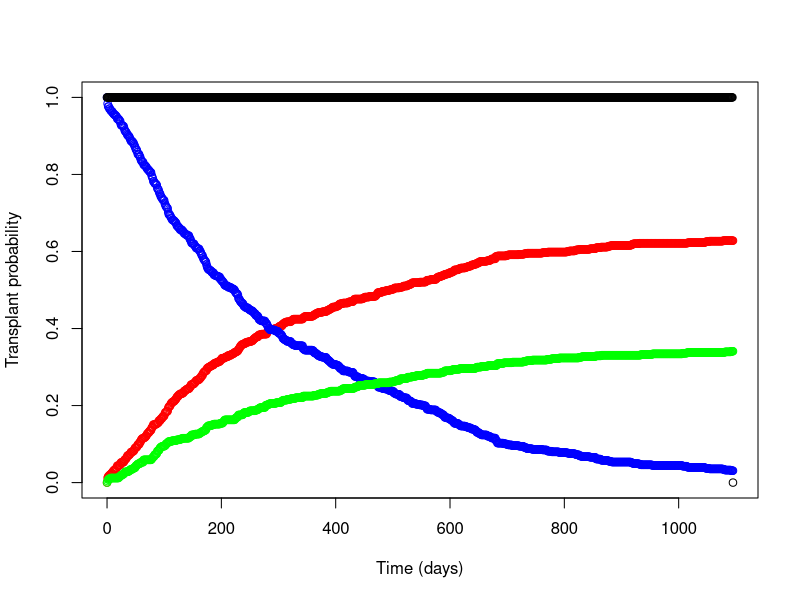

The R script that drew this image:
## Set work area/libname ##
## setwd("doc/Jenny-Rachel-R")

## Import data ##
survdata <- read.csv("lung wlist surv.csv")
param <- read.csv("wlist param.csv")
attach(survdata)
attach(param)

## Check data ##
head(survdata)
head(param)

## Adjusted capH will be - log(tx_surv) * exp(XB) ##

adjcox <- function(cent = "Newcastle", sex = 1, disgrp = "COPD", pred = "0", inhosp = 1, nyha = 3, age = 51, prevthor = 1, bld = "O", bmi = 23, fvc = 1.9) {
  
  
  ## Calculate individual xbeta terms ##
  
  #Sex #
  if(sex == 1){tx_xbeta_sex = tx_sex_1 ; rem_xbeta_sex = rem_sex_1}
  if(sex == 2){tx_xbeta_sex = tx_sex_2 ; rem_xbeta_sex = rem_sex_2}

  #Disease group #
  if(disgrp == "COPD"){tx_xbeta_dis = tx_dis_copd; rem_xbeta_dis = rem_dis_copd}
  if(disgrp == "CF"){tx_xbeta_dis = tx_dis_cf; rem_xbeta_dis = rem_dis_cf}
  if(disgrp == "Other"){tx_xbeta_dis = tx_dis_oth; rem_xbeta_dis = rem_dis_oth}
  if(disgrp == "PF"){tx_xbeta_dis = tx_dis_pf; rem_xbeta_dis = rem_dis_pf}
  
  #Prednisolone group #
  if(pred == "0"){tx_xbeta_pred = tx_pred_0; rem_xbeta_pred = rem_pred_0}
  if(pred == "1-14"){tx_xbeta_pred = tx_pred_1_14; rem_xbeta_pred = rem_pred_1_14}
  if(pred == ">=15"){tx_xbeta_pred = tx_pred_15; rem_xbeta_pred = rem_pred_15}
  
  #In hospital #
  if(inhosp == 1){tx_xbeta_hosp = tx_in_hosp_1; rem_xbeta_hosp = rem_in_hosp_1}
  if(inhosp == 2){tx_xbeta_hosp = tx_in_hosp_2; rem_xbeta_hosp = rem_in_hosp_2}
  
  #NYHA #
  if(nyha == 1){tx_xbeta_nyha = tx_nyha_1; rem_xbeta_nyha = rem_nyha_1}
  if(nyha == 2){tx_xbeta_nyha = tx_nyha_2; rem_xbeta_nyha = rem_nyha_2}
  if(nyha == 3){tx_xbeta_nyha = tx_nyha_3; rem_xbeta_nyha = rem_nyha_3}
  if(nyha == 4){tx_xbeta_nyha = tx_nyha_4; rem_xbeta_nyha = rem_nyha_4}
  
  #Previous thoracotomy #
  if(prevthor == 1){tx_xbeta_prevthor = tx_prev_thor_1; rem_xbeta_prevthor = rem_prev_thor_1}
  if(prevthor == 2){tx_xbeta_prevthor = tx_prev_thor_2; rem_xbeta_prevthor = rem_prev_thor_2}
  
  #Blood group #
  if(bld == "O"){tx_xbeta_bld = tx_bld_1; rem_xbeta_bld = rem_bld_1}
  if(bld == "A"){tx_xbeta_bld = tx_bld_2; rem_xbeta_bld = rem_bld_2}
  if(bld == "B"){tx_xbeta_bld = tx_bld_3; rem_xbeta_bld = rem_bld_3}
  if(bld == "AB"){tx_xbeta_bld = tx_bld_4; rem_xbeta_bld = rem_bld_4}
  
  #BMI #
  tx_xbeta_bmi = (bmi - 23) * tx_bmi
  rem_xbeta_bmi = (bmi - 23) * rem_bmi
  
  #FVC #
  tx_xbeta_fvc = (fvc - 1.9) * tx_fvc
  rem_xbeta_fvc = (fvc - 1.9) * rem_fvc
  
  #Age #
  
  #Spline patient terms #
  pt_rage_x1 <- age
  pt_rage_x2 <- ((max((pt_rage_x1 - 21)** 3, 0) - max((pt_rage_x1 - 63)** 3, 0)) / (63-21)) - ((max((pt_rage_x1 - 56)** 3, 0) - max((pt_rage_x1 - 63)** 3, 0)) / (63-56))
  pt_rage_x3 <- ((max((pt_rage_x1 - 44)** 3, 0) - max((pt_rage_x1 - 63)** 3, 0)) / (63-44)) - ((max((pt_rage_x1 - 56)** 3, 0) - max((pt_rage_x1 - 63)** 3, 0)) / (63-56))
  
  #Spline baseline terms #
  base_rage_x1 <- 51
  base_rage_x2 <- ((max((base_rage_x1 - 21)** 3, 0) - max((base_rage_x1 - 63)** 3, 0)) / (63-21)) - ((max((base_rage_x1 - 56)** 3, 0) - max((base_rage_x1 - 63)** 3, 0)) / (63-56))
  base_rage_x3 <- ((max((base_rage_x1 - 44)** 3, 0) - max((base_rage_x1 - 63)** 3, 0)) / (63-44)) - ((max((base_rage_x1 - 56)** 3, 0) - max((base_rage_x1 - 63)** 3, 0)) / (63-56))
  
  #Terms difference #
  rage_x1 <- pt_rage_x1 - base_rage_x1
  rage_x2 <- pt_rage_x2 - base_rage_x2
  rage_x3 <- pt_rage_x3 - base_rage_x3
  
  #xbeta term #
  tx_xbeta_age <- (tx_rage_1 * rage_x1) + (tx_rage_2 * rage_x2) + (tx_rage_3 * rage_x3)
  rem_xbeta_age <- (rem_rage_1 * rage_x1) + (rem_rage_2 * rage_x2) + (rem_rage_3 * rage_x3)
  
  
  ## Total xbetas ##
  tx_xbeta <- sum(tx_xbeta_sex, tx_xbeta_dis, tx_xbeta_pred, tx_xbeta_hosp, tx_xbeta_nyha, tx_xbeta_prevthor, tx_xbeta_bld, tx_xbeta_bmi, tx_xbeta_fvc, tx_xbeta_age)
  rem_xbeta <- sum(rem_xbeta_sex, rem_xbeta_dis, rem_xbeta_pred, rem_xbeta_hosp, rem_xbeta_nyha, rem_xbeta_prevthor, rem_xbeta_bld, rem_xbeta_bmi, rem_xbeta_fvc, rem_xbeta_age)
  
  
  
  ## Calculate cumulative hazard for each term ##
  capHtx <- -log(tx_surv) * exp (tx_xbeta)
  capHrem <- -log(rem_surv) * exp (rem_xbeta)
  
  basehaz <- data.frame(survdata, capHtx, capHrem)
  
  #Restrict to centre #
  centre <- basehaz[rec_unit==cent,]
  
  #Set up for 1 row per every day #
  days <- numeric(length = 1096)
  days <- 0:1095
  
  capHtx2 <- numeric(length = 1096)
  capHrem2 <- numeric(length = 1096)
  
  secondday <- centre$time[2]
  secondday
  
  ## delete second entry for day 0 - S(0) needs to start at 1 - only if second time entry is 0 ##
  
  if(secondday == 0){centre <- centre[-c(2),]}
  
  ## set up new dataset for day 0- 1095 - make sure there are data points for every day ##
  
  smoothed_cent <- data.frame(days)
  smoothed_cent$capHtx <- capHtx2
  smoothed_cent$capHrem <- capHrem2
  
  
  ## impute values from newc ##
  j<-1
  for (i in 1:1096){
    if (smoothed_cent$days[i] == centre$time[j] )
    {  smoothed_cent$capHtx[i] <- centre$capHtx[j]
    smoothed_cent$capHrem[i] <- centre$capHrem[j]
    j <- j + 1}
    else {smoothed_cent$capHtx[i] <- centre$capHtx[j-1]
    smoothed_cent$capHrem[i] <- centre$capHrem[j-1]
    }
  }
  
  
  dim(smoothed_cent)[1]
  
  capS <- numeric(length = dim(smoothed_cent)[1])
  capS[1] <- 1
  capF_tx <- numeric(length = dim(smoothed_cent)[1])
  capF_tx[1] <- 0
  capF_rem <- numeric(length = dim(smoothed_cent)[1])
  capF_rem[1] <- 0
  p_tx <- numeric(length = dim(smoothed_cent)[1])
  p_tx[1] <- 0
  p_rem <- numeric(length = dim(smoothed_cent)[1])
  p_rem[1] <- 0
  h_tx <- numeric(length = dim(smoothed_cent)[1])
  h_tx[1] <- 0
  h_rem <- numeric(length = dim(smoothed_cent)[1])
  h_rem[1] <- 0
  
  sumall <- numeric(length = dim(smoothed_cent)[1])
  sumall[1] <- 0
  
  
  for (i in 1:(dim(smoothed_cent)[1]-1)){
    h_tx[i] <- smoothed_cent$capHtx[i+1] - smoothed_cent$capHtx[i]
    p_tx[i] <- h_tx[i] * capS[i]
    capF_tx[i+1] <- capF_tx[i] + p_tx[i]
    
    h_rem[i] <- smoothed_cent$capHrem[i+1] - smoothed_cent$capHrem[i]
    p_rem[i] <- h_rem[i] * capS[i]
    capF_rem[i+1] <- capF_rem[i] + p_rem[i]
    
    capS[i+1] <- capS[i] - p_tx[i] - p_rem[i]
    
    sumall[i] <- capS[i] + capF_rem[i] + capF_tx[i]
    
  }
  
  out <- cbind(smoothed_cent, capS, capF_rem, capF_tx, sumall)
  
  return(out)
  

}

test <- adjcox (cent = "Newcastle", sex = 2, disgrp = "CF", inhosp = 2, bmi = 26, fvc = 3, bld = "A", age = 18, pred = "1-14", nyha = 2, prevthor = 2)

#Plotting the output #
plot(y = test$capF_tx, x = test$days, ylab = "Transplant probability", xlab = "Time (days)", ylim = c(0, 1), col = "red")
points(y = test$capS, x = test$days, col = "blue")
points(y = test$capF_rem, x = test$days, col="green")
points(y = test$sumall, x = test$days, col="black")

